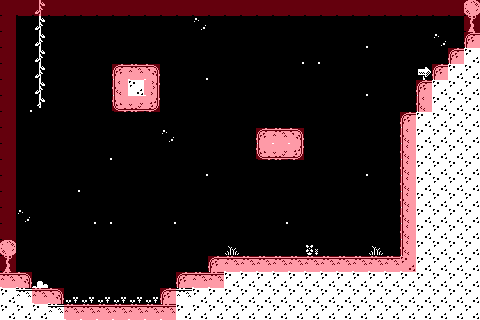

The image is a tile-based game level rendered from a .tmx file. Its description and source (layers, tilesets, objects; grid data summarised) follow:
An orthogonal 30x20 tile map with 16x16 px tiles, 2 tile layers (Capa de patrones 1, Collisions), 2 tilesets.

<map version="1.4" tiledversion="1.4.2" orientation="orthogonal" renderorder="right-down" width="30" height="20" tilewidth="16" tileheight="16" infinite="0" nextlayerid="3" nextobjectid="1">
 <tileset firstgid="1" name="Tileset" tilewidth="16" tileheight="16" tilecount="400" columns="20">
  <image source="tileset.png" width="320" height="320" />
 </tileset>
 <tileset firstgid="401" name="meta" tilewidth="16" tileheight="16" tilecount="32" columns="8">
  <image source="meta.png" width="128" height="64" />
 </tileset>
 <layer id="1" name="Capa de patrones 1" width="30" height="20">
  <properties>
   <property name="Nodraw" type="int" value="0" />
   <property name="Collisions" type="int" value="0" />
  </properties>
  <data>[600 cells, 600 non-empty, 21 distinct tile ids]</data>
 </layer>
 <layer id="2" name="Collisions" width="30" height="20">
  <properties>
   <property name="Collisions" type="int" value="1" />
   <property name="Nodraw" type="int" value="1" />
  </properties>
  <data>[600 cells, 103 non-empty, 1 distinct tile ids]</data>
 </layer>
</map>
